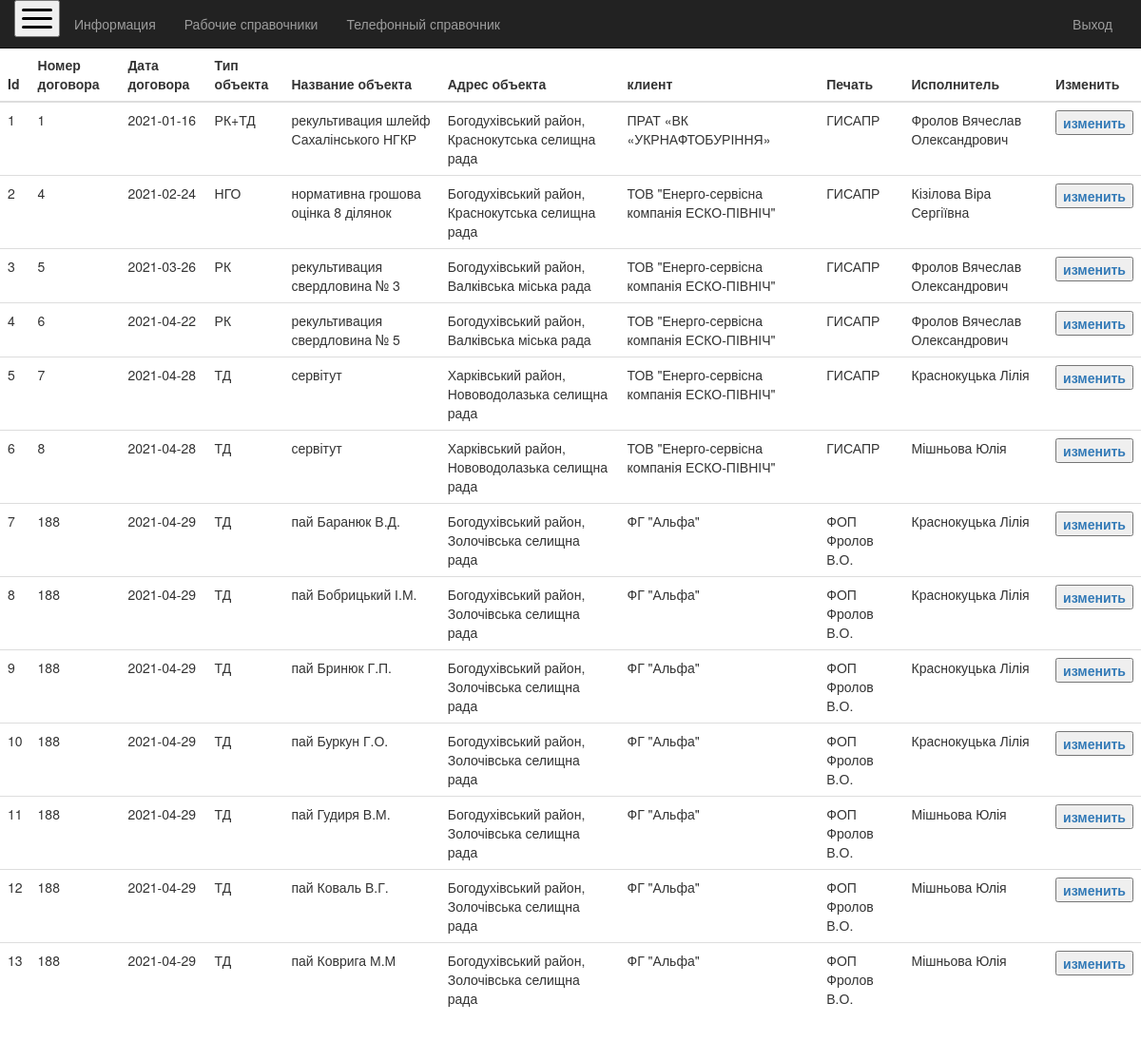
Page /index.php?fullobjpage=1 on the committed database.
### tables this page shows
CREATE TABLE `orders` (
  `id` int(11) NOT NULL,
  `numcontract` int(11) DEFAULT NULL,
  `startcontract` date DEFAULT NULL,
  `typeorder` varchar(10) DEFAULT NULL,
  `ordername` varchar(255) DEFAULT NULL,
  `orderaddress` varchar(255) DEFAULT NULL,
  `deadline` date DEFAULT NULL,
  `clientid` int(11) DEFAULT NULL,
  `jobload` varchar(255) DEFAULT NULL,
  `ordersb` int(11) DEFAULT NULL
);

CREATE TABLE `ordersemlp` (
  `id` int(11) NOT NULL,
  `ordersid` int(11) DEFAULT NULL,
  `employid` int(11) DEFAULT NULL
);

CREATE TABLE `clients` (
  `id` int(11) NOT NULL,
  `name` varchar(100) NOT NULL,
  `address` varchar(255) NOT NULL,
  `code` varchar(20) NOT NULL,
  `passport` varchar(255) NOT NULL,
  `contact` varchar(100) NOT NULL,
  `phone` varchar(200) NOT NULL,
  `phone2` varchar(13) NOT NULL,
  `email` varchar(100) NOT NULL,
  `note` varchar(255) NOT NULL,
  `note2` varchar(255) NOT NULL
);

CREATE TABLE `employees` (
  `id` int(11) NOT NULL,
  `fullname` varchar(100) NOT NULL,
  `birthday` date NOT NULL,
  `address` varchar(255) NOT NULL,
  `startwork` date NOT NULL,
  `endwork` date NOT NULL,
  `typeworking` int(11) NOT NULL,
  `position` varchar(50) NOT NULL,
  `login` varchar(50) NOT NULL,
  `password` varchar(20) NOT NULL,
  `idnumber` varchar(10) NOT NULL,
  `phone` varchar(255) NOT NULL,
  `access` int(11) DEFAULT NULL
);

### funclogin.php (called while the page is built, shortened)
<?php
    function zem2(){
        global $db;
        $res = mysqli_query($db, "SELECT * FROM `orders`
                                  INNER JOIN `clients` ON orders.clientid=clients.id
                                  INNER JOIN `ordersemlp` ON orders.id = ordersemlp.ordersid
                                  INNER JOIN `employees` ON  ordersemlp.employid = employees.id"
                                  );
        $data = mysqli_fetch_all($res, MYSQLI_ASSOC);
        require_once "zem2.php";
        }
?>

### zem2.php (the view, shortened to what this page needs)
<?php
require_once "funclogin.php";
?>
<!DOCTYPE html>
<html lang="en">
<head>
    <link href="./css/bootstrap.css" rel="stylesheet">
    <link href="./css/site.css" rel="stylesheet">
</head>
<body>
<body>
<div class="navbar navbar-inverse navbar-fixed-top">
  <div class="navbar-menu-3" id="mySidenav" onclick="openNav()">
                <button type="button" class="navbar-left">
                <div class="icon-bar2"></div>
                <div class="icon-bar2"></div>
                <div class="icon-bar2"></div>
                </button>
            </div>
            <div class="container">
            <div class="navbar-collapse collapse">
                <ul class="nav navbar-nav">
                    <li><a href="#">Информация</a></li>
                    <li><a href="#">Рабочие справочники</a></li>
                    <li><a href="./phone.php">Телефонный справочник</a></li>
                </ul>
                <ul class="nav navbar-nav navbar-right">
                    <li><a href="../index.php" id="loginLink">Выход</a></li>
                </ul>
            </div>
        </div>
    </div>
<table class="table">
  <thead>
    <tr>
      <th scope="col">Id</th>
      <th scope="col">Номер договора</th>
      <th scope="col">Дата договора</th>
      <th scope="col">Тип объекта</th>
      <th scope="col">Название объекта</th>
      <th scope="col">Адрес объекта</th>
      <th scope="col">клиент</th>
      <th scope="col"> Печать </th>
      <th scope="col"> Исполнитель </th>
      <th scope="col"> Изменить </th>
    </tr>
  </thead>
  <tbody>
  <?php foreach($data as $item):?>
    <tr>
      <td><?= $item['ordersid'] ?></td>
      <td><?= $item['numcontract'] ?></td>
      <td><?= $item['startcontract'] ?></td>
      <td><?= $item['typeorder'] ?></td>
      <td><?= $item['ordername'] ?></td>
      <td><?= $item['orderaddress'] ?></td>
      <td><?= $item['name'] ?></td>
      <td><?= $item['jobload'] ?></td>
      <td><?= $item['fullname'] ?></td>
      <th> <button><a href="index.php?access=2&order=<? echo $item['ordersid'] ?>"> изменить </button> </th>
    </tr>
  <?php endforeach;?>
  </tbody>
</table>
</body>
</html>
<!-- <?php
print_r($data);
?> -->

### css/site.css (style rules this page uses)
.navbar-menu-3 { padding-left: 15px; padding-right: 15px; border-color: #ddd; background-color: #111; }
.icon-bar2 { width: 35px; height: 5px; background-color: black; margin: 6px 0; }
.navbar-menu-3 .icon-bar2 { display: block; width: 32px; height: 3px; border-radius: 13px; }

### zem2.php (style rules this page uses)
.table { width:100%;margin-bottom:1rem; }
.table td { padding:1rem;border-top:1px solid #dee2e6 }
.table thead th { vertical-align:bottom;border-bottom:1px solid #dee2e6 }
.table th { text-align:left;padding:1rem;border-top:1px solid #dee2e6 }

### rows in the picture
orders: ordersemlp.ordersid "1", numcontract "1", startcontract "2021-01-16", typeorder "РК+ТД", ordername "рекультивация шлейф Сахалінського НГКР", orderaddress "Богодухівський район, Краснокутська селищна рада", clientid.name "ПРАТ «ВК «УКРНАФТОБУРІННЯ»", jobload "ГИСАПР", employees.fullname "Фролов Вячеслав Олександрович"
orders: ordersemlp.ordersid "2", numcontract "4", startcontract "2021-02-24", typeorder "НГО", ordername "нормативна грошова оцінка 8 ділянок", orderaddress "Богодухівський район, Краснокутська селищна рада", clientid.name "ТОВ \"Енерго-сервісна компанія ЕСКО-ПІВНІЧ\"", jobload "ГИСАПР", employees.fullname "Кізілова Віра Сергіївна"
orders: ordersemlp.ordersid "3", numcontract "5", startcontract "2021-03-26", typeorder "РК", ordername "рекультивация свердловина № 3", orderaddress "Богодухівський район, Валківська міська рада", clientid.name "ТОВ \"Енерго-сервісна компанія ЕСКО-ПІВНІЧ\"", jobload "ГИСАПР", employees.fullname "Фролов Вячеслав Олександрович"
orders: ordersemlp.ordersid "4", numcontract "6", startcontract "2021-04-22", typeorder "РК", ordername "рекультивация свердловина № 5", orderaddress "Богодухівський район, Валківська міська рада", clientid.name "ТОВ \"Енерго-сервісна компанія ЕСКО-ПІВНІЧ\"", jobload "ГИСАПР", employees.fullname "Фролов Вячеслав Олександрович"
orders: ordersemlp.ordersid "5", numcontract "7", startcontract "2021-04-28", typeorder "ТД", ordername "сервітут", orderaddress "Харківський район, Нововодолазька селищна рада", clientid.name "ТОВ \"Енерго-сервісна компанія ЕСКО-ПІВНІЧ\"", jobload "ГИСАПР", employees.fullname "Краснокуцька Лілія"
orders: ordersemlp.ordersid "6", numcontract "8", startcontract "2021-04-28", typeorder "ТД", ordername "сервітут", orderaddress "Харківський район, Нововодолазька селищна рада", clientid.name "ТОВ \"Енерго-сервісна компанія ЕСКО-ПІВНІЧ\"", jobload "ГИСАПР", employees.fullname "Мішньова Юлія"
orders: ordersemlp.ordersid "7", numcontract "188", startcontract "2021-04-29", typeorder "ТД", ordername "пай Баранюк В.Д.", orderaddress "Богодухівський район, Золочівська селищна рада", clientid.name "ФГ \"Альфа\"", jobload "ФОП Фролов В.О.", employees.fullname "Краснокуцька Лілія"
orders: ordersemlp.ordersid "8", numcontract "188", startcontract "2021-04-29", typeorder "ТД", ordername "пай Бобрицький І.М.", orderaddress "Богодухівський район, Золочівська селищна рада", clientid.name "ФГ \"Альфа\"", jobload "ФОП Фролов В.О.", employees.fullname "Краснокуцька Лілія"
orders: ordersemlp.ordersid "9", numcontract "188", startcontract "2021-04-29", typeorder "ТД", ordername "пай Бринюк Г.П.", orderaddress "Богодухівський район, Золочівська селищна рада", clientid.name "ФГ \"Альфа\"", jobload "ФОП Фролов В.О.", employees.fullname "Краснокуцька Лілія"
orders: ordersemlp.ordersid "10", numcontract "188", startcontract "2021-04-29", typeorder "ТД", ordername "пай Буркун Г.О.", orderaddress "Богодухівський район, Золочівська селищна рада", clientid.name "ФГ \"Альфа\"", jobload "ФОП Фролов В.О.", employees.fullname "Краснокуцька Лілія"
orders: ordersemlp.ordersid "11", numcontract "188", startcontract "2021-04-29", typeorder "ТД", ordername "пай Гудиря В.М.", orderaddress "Богодухівський район, Золочівська селищна рада", clientid.name "ФГ \"Альфа\"", jobload "ФОП Фролов В.О.", employees.fullname "Мішньова Юлія"
orders: ordersemlp.ordersid "12", numcontract "188", startcontract "2021-04-29", typeorder "ТД", ordername "пай Коваль В.Г.", orderaddress "Богодухівський район, Золочівська селищна рада", clientid.name "ФГ \"Альфа\"", jobload "ФОП Фролов В.О.", employees.fullname "Мішньова Юлія"
orders: ordersemlp.ordersid "13", numcontract "188", startcontract "2021-04-29", typeorder "ТД", ordername "пай Коврига М.М", orderaddress "Богодухівський район, Золочівська селищна рада", clientid.name "ФГ \"Альфа\"", jobload "ФОП Фролов В.О.", employees.fullname "Мішньова Юлія"
